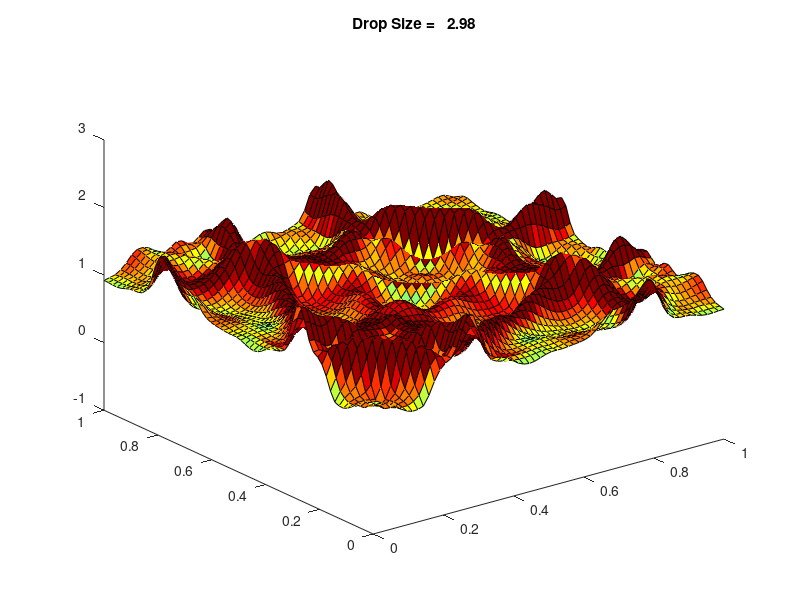

Recreate this plot in MATLAB.
function [states] = waterwave ( )

% WATER WAVE
% 2D Shallow Water Model
%
% Lax-Wendroff finite difference method.
% Reflective boundary conditions.
% Random water drops initiate gravity waves.
% Surface plot displays height colored by momentum.
% Plot title shows t = simulated time and tv = a measure of total variation.
% An exact solution to the conservation law would have constant tv.
% Lax-Wendroff produces nonphysical oscillations and increasing tv.
%
%  Author:
%
%    Cleve Moler
%
%  Reference:
%
%    http://en.wikipedia.org/wiki/Shallow_water_equations
%    http://www.amath.washington.edu/~rjl/research/tsunamis
%    http://www.amath.washington.edu/~dgeorge/tsunamimodeling.html
%    http://www.amath.washington.edu/~claw/applications/shallow/www

% Parameters

n = 64;                  % grid size
g = 9.8;                 % gravitational constant
dt = 0.02;               % hardwired timestep
dx = 1.0;
dy = 1.0;
nplotstep = 8;           % plot interval
%ndrops = 5;              % maximum number of drops
%dropstep = 500;          % drop interval
a = 2;                  % min size
b = 4;                  % max size
height = (b-a).*rand(1,1) + a   % initial drop size
D = droplet(8,21);     % simulate a water drop (size,???)

% Initialize graphics

[surfplot,top] = initgraphics(n);


% Outer loop, restarts.
max = 2000; % total time
sample = 200; % max/n where n is desired number of samples
nstep = 0;
states = zeros(max/sample,3);
test_num = 1;
loc = [16,16]; % grid is 64X64


% Initialize arrays to store states
% Uarray = zeros(max,1);
% Varray = zeros(max,1);
% Harray = zeros(max,1);

while nstep < max
   
   H = ones(n+2,n+2);   U = zeros(n+2,n+2);  V = zeros(n+2,n+2);
   Hx = zeros(n+1,n+1); Ux = zeros(n+1,n+1); Vx = zeros(n+1,n+1);
   Hy = zeros(n+1,n+1); Uy = zeros(n+1,n+1); Vy = zeros(n+1,n+1);
   %ndrop = ceil(rand*ndrops);
     nstep = 0;

   % Inner loop, time steps.

   while nstep < max
       nstep = nstep + 1;

       % initialize water drops
       if nstep < 2;
           w = size(D,1);
           i = 5 +(1:w);
           j = 5 +(1:w);
           H(i,j) = H(i,j) + 0.5*D;
       end
     
       % Reflective boundary conditions
       H(:,1) = H(:,2);      U(:,1) = U(:,2);       V(:,1) = -V(:,2);
       H(:,n+2) = H(:,n+1);  U(:,n+2) = U(:,n+1);   V(:,n+2) = -V(:,n+1);
       H(1,:) = H(2,:);      U(1,:) = -U(2,:);      V(1,:) = V(2,:);
       H(n+2,:) = H(n+1,:);  U(n+2,:) = -U(n+1,:);  V(n+2,:) = V(n+1,:);

       %% Take a half time step to estimate derivatives at middle time.
   
       % x direction
       i = 1:n+1;
       j = 1:n;
   
       % height
       Hx(i,j) = (H(i+1,j+1)+H(i,j+1))/2 - dt/(2*dx)*(U(i+1,j+1)-U(i,j+1));
   
       % x momentum
       Ux(i,j) = (U(i+1,j+1)+U(i,j+1))/2 -  ...
                 dt/(2*dx)*((U(i+1,j+1).^2./H(i+1,j+1) + g/2*H(i+1,j+1).^2) - ...
                            (U(i,j+1).^2./H(i,j+1) + g/2*H(i,j+1).^2));
   
       % y momentum
       Vx(i,j) = (V(i+1,j+1)+V(i,j+1))/2 - ...
                 dt/(2*dx)*((U(i+1,j+1).*V(i+1,j+1)./H(i+1,j+1)) - ...
                            (U(i,j+1).*V(i,j+1)./H(i,j+1)));     
                        
       % y direction
       i = 1:n;
       j = 1:n+1;
   
       % height
       Hy(i,j) = (H(i+1,j+1)+H(i+1,j))/2 - dt/(2*dy)*(V(i+1,j+1)-V(i+1,j));
   
       % x momentum
       Uy(i,j) = (U(i+1,j+1)+U(i+1,j))/2 - ...
                 dt/(2*dy)*((V(i+1,j+1).*U(i+1,j+1)./H(i+1,j+1)) - ...
                            (V(i+1,j).*U(i+1,j)./H(i+1,j)));
       % y momentum
       Vy(i,j) = (V(i+1,j+1)+V(i+1,j))/2 - ...
                 dt/(2*dy)*((V(i+1,j+1).^2./H(i+1,j+1) + g/2*H(i+1,j+1).^2) - ...
                            (V(i+1,j).^2./H(i+1,j) + g/2*H(i+1,j).^2));
   
       %% Now take a full step that uses derivatives at middle point.

       i = 2:n+1;
       j = 2:n+1;
   
       % height
       H(i,j) = H(i,j) - (dt/dx)*(Ux(i,j-1)-Ux(i-1,j-1)) - ...
                         (dt/dy)*(Vy(i-1,j)-Vy(i-1,j-1));
       % x momentum
       U(i,j) = U(i,j) - (dt/dx)*((Ux(i,j-1).^2./Hx(i,j-1) + g/2*Hx(i,j-1).^2) - ...
                         (Ux(i-1,j-1).^2./Hx(i-1,j-1) + g/2*Hx(i-1,j-1).^2)) ...
                       - (dt/dy)*((Vy(i-1,j).*Uy(i-1,j)./Hy(i-1,j)) - ...
                         (Vy(i-1,j-1).*Uy(i-1,j-1)./Hy(i-1,j-1)));
       % y momentum
       V(i,j) = V(i,j) - (dt/dx)*((Ux(i,j-1).*Vx(i,j-1)./Hx(i,j-1)) - ...
                         (Ux(i-1,j-1).*Vx(i-1,j-1)./Hx(i-1,j-1))) ...
                       - (dt/dy)*((Vy(i-1,j).^2./Hy(i-1,j) + g/2*Hy(i-1,j).^2) - ...
                         (Vy(i-1,j-1).^2./Hy(i-1,j-1) + g/2*Hy(i-1,j-1).^2));
   
       %Store H,U,V  
       if mod(nstep,sample) == 0
           states(test_num,:) = [H(loc(1),loc(2)),U(loc(1),loc(2)),V(loc(1),loc(2))];
           test_num = test_num+1;
           
       end

       % Update plot
       if mod(nstep,nplotstep) == 0
          C = abs(U(i,j)) + abs(V(i,j));  % Color shows momemtum
          t = nstep*dt;
          tv = norm(C,'fro');   
          set(surfplot,'zdata',H(i,j),'cdata',C);
          set(top,'string',sprintf('Drop Size = %6.2f',height)) % t = %6.2f, tv = %6.2f
          drawnow
       end
      
       if all(all(isnan(H))), break, end  % Unstable, restart
   end
end

close(gcf)

  return
end
% ------------------------------------

function D = droplet ( height, width )

% DROPLET  2D Gaussian
% D = droplet(height,width)
%
  [ x, y ] = ndgrid ( -1:(2/(width-1)):1 );

  D = height * exp ( -5 * ( x.^2 + y.^2 ) );

  return
end
% ------------------------------------

function [surfplot,top] = initgraphics(n)

% INITGRAPHICS  Initialize graphics for waterwave.
% [surfplot,top,start,stop] = initgraphics(n)
% returns handles to a surface plot, its title, and two uicontrol toggles.

   clf
   shg
   set(gcf,'numbertitle','off','name','Shallow_water')
   x = (0:n-1)/(n-1);
   surfplot = surf(x,x,ones(n,n),zeros(n,n));
   grid off
   axis([0 1 0 1 -1 3])
   caxis([-1 1])
   shading faceted
   c = (1:64)'/64;
   cyan = [c c*1/3 c*0];
   colormap(jet)
   top = title('Shallow Sea Sim');

  return
end
